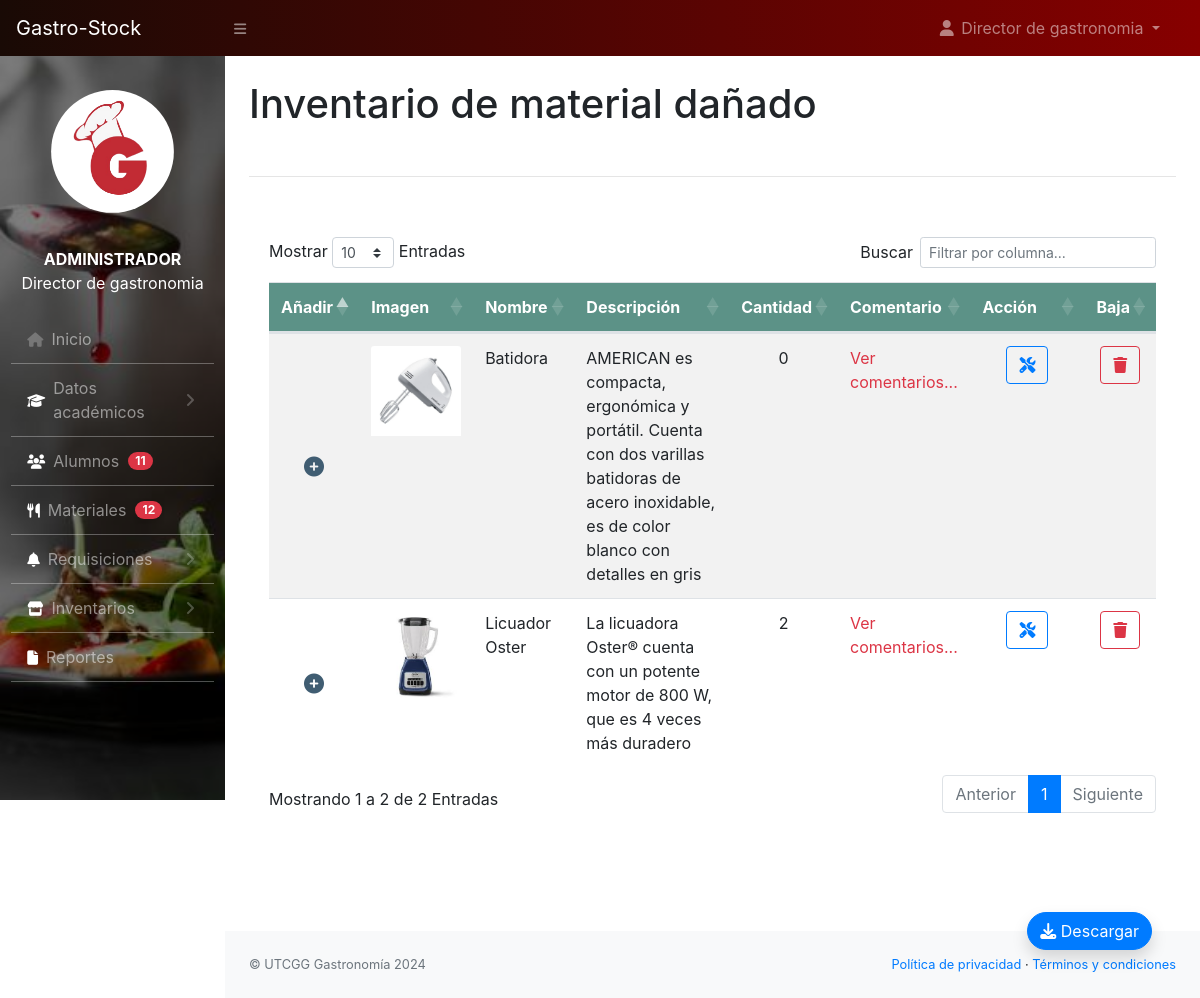
The page /encargado/inv_danado.php (signed in) on the database its author committed.
### tables this page shows
CREATE TABLE `articulos_danados` (
  `id` int(12) NOT NULL,
  `articulo_danado` int(12) NOT NULL,
  `cantidad` int(12) NOT NULL,
  `fecha` datetime NOT NULL DEFAULT current_timestamp()
);

CREATE TABLE `articulos` (
  `id_articulo` int(11) NOT NULL,
  `nombre` varchar(255) NOT NULL,
  `cantidad` int(11) NOT NULL,
  `descripcion` varchar(500) NOT NULL,
  `imagen` varchar(255) NOT NULL,
  `tipo` enum('donativo','adquirido','donativo / adquirido') NOT NULL,
  `estatus` enum('activo','eliminado') DEFAULT NULL
);

### encargado/inv_danado.php (the view, shortened to what this page needs)
<?php
    include_once('../conf/config.php');
?>
<!DOCTYPE html>
<html lang="en">
<head>
	<link rel="stylesheet" href="https://cdn.jsdelivr.net/npm/bootstrap@4.6.2/dist/css/bootstrap.min.css">
        <link href="../css/styles.css" rel="stylesheet" />
        <link rel="stylesheet" href="../css/estilo-nav.css">
        <link href="https://cdn.datatables.net/1.10.20/css/dataTables.bootstrap4.min.css" rel="stylesheet" />
        <link rel="stylesheet" href="https://cdnjs.cloudflare.com/ajax/libs/font-awesome/6.5.1/css/all.min.css" />
</head>
<body class="sb-nav-fixed">
	<?php
		include_once("navbar.php");
	?>
	<div id="layoutSidenav_content">
                <main>
                    <div class="container-fluid">
                        <h1 class="mt-4">Inventario de material dañado</h1>
                        <br>
                        <hr>
                        <br>
                        <div class="card mb-4" style="border: none">
                            <div class="card-body">
                                <div class="table-responsive">
                                    <table class="table table-hover table-striped" id="dataTable" width="100%" cellspacing="0">
                                        <thead style="background-color:#5C9287 ;color: #fff;">
                                            <tr>
                                              <th>Añadir</th>
                                                <th>Imagen</th>
                                                <th>Nombre</th>
                                                <th>Descripción</th>
                                                <th>Cantidad</th>
                                                <th>Comentario</th>
                                                <th>Acción</th>
                                                <th>Baja</th>
                                            </tr>
                                        </thead>
                                        <tbody>
                                            <?php
          $sql = "SELECT articulos.*,articulos.cantidad as cantidad_articulos,articulos_danados.cantidad as cantidad_danada, articulos_danados.* FROM articulos INNER JOIN articulos_danados ON articulos.id_articulo = articulos_danados.articulo_danado WHERE articulos.estatus = 'activo'";
          $result = $con -> query($sql);
          $i = 1;
          if($result ->num_rows > 0){
            while($row = $result ->fetch_assoc()) { ?>
              <tr>
                <td style="vertical-align:middle;text-align: center;">
  <i id="icono_plus" class="fa-solid fa-circle-plus fa-lg" data-toggle="modal" data-target="#exampleModal3_<?php echo $i ?>"></i>
                  </td>
                 <td>
    <?php
    $ruta1 = "php_action/" . htmlspecialchars($row['imagen']);
    $ruta2 = "../administrador/php_action/" . htmlspecialchars($row['imagen']);
    if (file_exists($ruta1)) {
        $rutaImagen = $ruta1;
    } elseif (file_exists($ruta2)) {
        $rutaImagen = $ruta2;
    }
    ?>
    <img src="<?php echo htmlspecialchars($rutaImagen); ?>" class="card-img-top" alt="Imagen" style="width: 90px; height: 90px; margin: auto;">
</td>
                  <td><?php echo ucfirst($row['nombre'])?></td>
                  <td><?php echo ucfirst($row['descripcion'])?></td>
                   <td class="text-center"><?php echo $row['cantidad_danada'] ?></td>
                   <td>
                    <a href=# class="text-danger" data-toggle="modal" data-target="#modal2_<?php echo $i?>">
                        Ver comentarios...</a>
                                                </td>
<td>
  <div class="container-fluid text-center">
    <?php
      $id_articulo = $row['id_articulo'];
      if ($row['tipo'] == 'donativo') {
         $sqlDon = "SELECT * FROM articulos_donados WHERE articulo_donado = '$id_articulo' ";
        $resultDon = $con ->query($sqlDon);
        $data2 = $resultDon->fetch_assoc();
        $tipo_material = $data2['tipo_material'];
       }  else {
         $sqlAdq = "SELECT * FROM articulos_adquiridos WHERE articulo_adquirido = '$id_articulo' ";
        $resultAdq = $con ->query($sqlAdq);
        $data2 = $resultAdq->fetch_assoc();
        $tipo_material = $data2['tipo_material'];
       }
       if ($tipo_material == 'equipo'){ ?>
        <button type="button" class="btn btn-outline-primary" data-toggle="modal" data-target="#exampleModal4_<?php echo $i ?>">
  <i class="fa-solid fa-screwdriver-wrench"></i>
</button></div>
       <?php }
      ?>
                  </td>
                  <td class="text-center">
                    <button type="button" class="btn btn-outline-danger" data-toggle="modal" data-target="#exampleModal1_<?php echo $i ?>">
  <i class="fa-solid fa-trash"></i>
</button>
                  </td>
              </tr>
             <?php  $i++;
            }
          } else{
            echo "<tr> <td colspan='8'> <center>No existen materiales dañados</center></td></tr>";
          }
        ?>
                    </tbody>
                  </table>
                </div>
              </div>
            </div>
          </div>
          <br>
          <br>
          <br>
          <div class="d-flex container-fluid justify-content-end fixed-bottom p-5" >
        <a href="fpdf186/inv_danado.php"><button type="button" class="btn btn-primary shadow " style="border-radius: 50px;"><i class="fa-solid fa-download"></i> Descargar</button></a>
      </div>
        </main>
        <?php include_once('footer.php'); ?>
</body>
</html>

### encargado/inv_danado.php (style rules this page uses)
#icono_plus { color: #405D72; cursor: pointer; }

### rows shown on the page
articulos_danados: articulo_danado.imagen (picture), articulo_danado.nombre "Batidora", articulo_danado.descripcion "AMERICAN es compacta, ergonómica y portátil. Cuenta con dos varillas batidoras de acero inoxidable, es de color blanco con detalles en gris", cantidad "0"
articulos_danados: articulo_danado.imagen (picture), articulo_danado.nombre "Licuador Oster", articulo_danado.descripcion "La licuadora Oster® cuenta con un potente motor de 800 W, que es 4 veces más duradero", cantidad "2"

### other values the page prints
$nombre "Director de gastronomia"
$tipo_usuario "ADMINISTRADOR"
$row['total'] "11"
$row['total'] "12"
